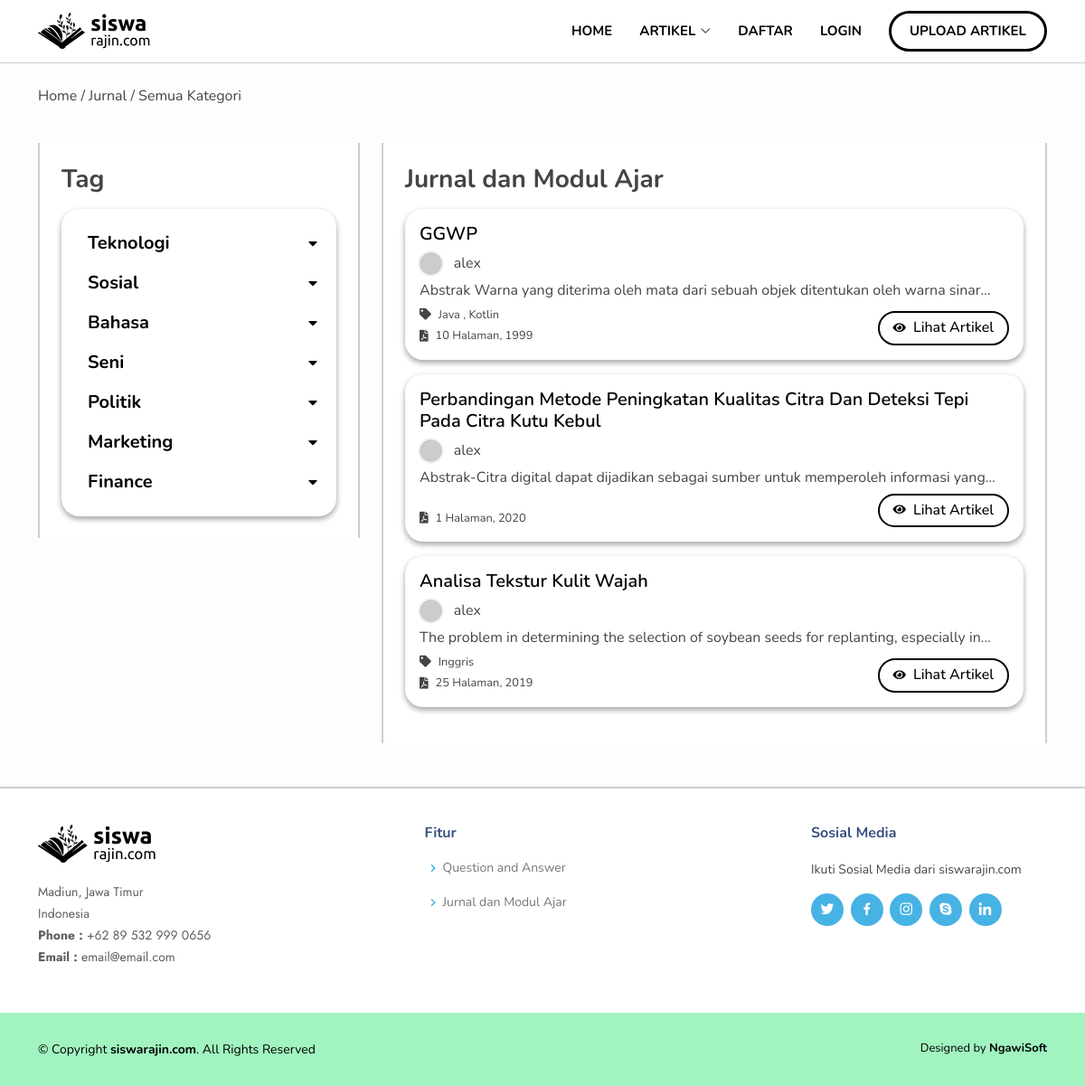
Page /index.php/artikel on the committed database.
### tables this page shows
CREATE TABLE `kategori_tag` (
  `id_kategori_tag` int(11) NOT NULL,
  `nama_kategori` varchar(100) NOT NULL,
  `svg` varchar(250) NOT NULL
);

CREATE TABLE `t_artikel` (
  `id_artikel` int(11) NOT NULL,
  `judul_artikel` varchar(250) NOT NULL,
  `id_user` int(11) NOT NULL,
  `tahun_rilis` varchar(25) NOT NULL,
  `deskripsi_artikel` text NOT NULL,
  `jumlah_halaman` int(25) NOT NULL,
  `author` varchar(250) NOT NULL,
  `slug` varchar(255) NOT NULL,
  `file_pdf` varchar(250) NOT NULL,
  `tanggal_upload` datetime NOT NULL,
  `status_tampil` tinyint(1) NOT NULL,
  `harga_artikel` int(11) NOT NULL,
  `jumlah_view` int(11) NOT NULL
);

CREATE TABLE `t_user` (
  `id_user` int(11) NOT NULL,
  `nama_user` varchar(255) NOT NULL,
  `email` varchar(100) NOT NULL,
  `password` varchar(100) NOT NULL,
  `view_password` varchar(50) NOT NULL,
  `foto_user` varchar(100) NOT NULL,
  `role_id` int(11) NOT NULL DEFAULT 1,
  `kode_afiliasi` text NOT NULL,
  `status_user` tinyint(1) NOT NULL
);

CREATE TABLE `t_artikeltag` (
  `id_artikeltag` int(11) NOT NULL,
  `id_artikel` int(11) NOT NULL,
  `idTag` int(11) NOT NULL
);

CREATE TABLE `t_tag` (
  `idTag` int(11) NOT NULL,
  `id_kategori_tag` int(11) NOT NULL,
  `namaTag` varchar(250) NOT NULL
);

### application/controllers/Artikel.php (called while the page is built, shortened)
<?php
class Artikel extends CI_Controller
{
	public function index()
	{
		$data['article'] 	= $this->Model_artikel->get_article_dashboard()->result_array();
		$data['tag'] 	= $this->Model_artikel->get_tag_dashboard()->result_array();
		$data['kategori_tag'] 	= $this->Model_artikel->get_tag_kategori()->result_array();
		$data['tag_artikel'] 	= $this->Model_artikel->get_tag_article_dashboard()->result_array();
		$nav['judul'] = "Upload Artikel";
		$this->load->view('templates/header-page', $nav);
		$this->load->view('artikel/index', $data);
		$this->load->view('templates/footer');
	}
}

### index.php (called while the page is built, shortened)
<?php
require_once BASEPATH.'core/CodeIgniter.php';

### application/models/Model_artikel.php (called while the page is built, shortened)
<?php
class Model_artikel extends CI_Model
{
    public function get_article_dashboard()
    {
        $this->db->select('*');
        $this->db->from('t_artikel');
        $this->db->join('t_user', 't_user.id_user=t_artikel.id_user', 'left');
        $this->db->order_by('t_artikel.id_artikel', 'ASC');
        $this->db->limit(3);
        return $this->db->get();
    }
    public function get_tag_dashboard()
    {
        $this->db->select('*');
        $this->db->from('t_tag');
        $this->db->join('kategori_tag', 't_tag.id_kategori_tag=kategori_tag.id_kategori_tag', 'left');
        return $this->db->get();
    }
    public function get_tag_kategori()
    {
        return $this->db->get('kategori_tag');
    }
    public function get_tag_article_dashboard()
    {
        $this->db->select('*');
        $this->db->from('t_artikeltag');
        $this->db->join('t_tag', 't_tag.idTag=t_artikeltag.idTag', 'left');
        return $this->db->get();
    }
}

### application/views/artikel/index.php (the view, shortened to what this page needs)
<div class="artikel pb-5" id="artikel">
    <div class="py-4">
        <div class="container route">
            Home / Jurnal / Semua Kategori
        </div>
    </div>
    <div class="artikel-list mt-3">
        <div class="container">
            <div class="row">
                <div class="col-md-4 d-none d-md-block">
                    <div class="p-3 p-md-4 bg-white" style="border-left: solid 2px #cecece;border-right: solid 2px #cecece;">
                        <h3 class="mb-3">
                            Tag
                        </h3>
                        <div class="tag-box py-3">
                            <div class='nav'>
                                <ul>
                                    <?php foreach ($kategori_tag as $ktg) : ?>
                                        <li class='sub-menu w-100 px-3 py-2'>
                                            <a class="d-flex justify-content-between ">
                                                <div class="d-flex align-items-center">
                                                    <h5 class="mb-0 ktg"><?= $ktg['nama_kategori'] ?></h5>
                                                </div>
                                                <div class='fa fa-caret-down right my-auto'></div>
                                            </a>
                                        </li>
                                    <?php endforeach; ?>
                                </ul>
                            </div>
                        </div>
                    </div>
                </div>
                <div class="col-md-8">
                    <div class="bg-white p-3 p-md-4" style="border-left: solid 2px #cecece;border-right: solid 2px #cecece;">
                        <h3 class="mb-3">
                            Jurnal dan Modul Ajar
                        </h3>
                        <ul style="list-style: none;" class="m-0 p-0">
                            <?php foreach ($article as $arti) : ?>
                                <li class="mb-3">
                                    <div class="artikel-order p-3">
                                        <a href="<?php echo base_url(); ?>artikel/detail/<?= $arti['slug'] ?>" class="text-black">
                                            <h5>
                                                <?= $arti['judul_artikel'] ?>
                                            </h5>
                                        </a>
                                        <div class="d-flex mb-2">
                                            <div class="image-activity w-100" style="background-image: url('https://www.gravatar.com/avatar/103?>b5695d974ac54d52c9b8f54ea8f86.jpg?s=115&d=monsterid')">
                                            </div>
                                            <div class="author">
                                                <?= $arti['nama_user'] ?>
                                            </div>
                                        </div>
                                        <h6 class="fw-normal my-2">
                                            <?= $arti['deskripsi_artikel'] ?>
                                        </h6>
                                        <div class="d-flex justify-content-between align-items-end">
                                            <div class="d-block">
                                                <div class="d-flex mb-1">
                                                    <?php
                                                    $i = 0;
                                                    foreach ($tag_artikel as $tga) :
                                                        if ($arti['id_artikel'] == $tga['id_artikel']) {
                                                            $i++;
                                                        }
                                                    endforeach; ?>
                                                    <?php if ($i !== 0) : ?>
                                                        <i class="fa fa-tag my-auto"></i>
                                                    <?php endif; ?>
                                                    <div class="tag">
                                                        <?php foreach ($tag_artikel as $tga) :
                                                            if ($arti['id_artikel'] == $tga['id_artikel']) {
                                                                echo $tga['namaTag'];
                                                                if ($i > 1) {
                                                                    echo " , ";
                                                                    $i--;
                                                                }
                                                            }
                                                        endforeach; ?>
                                                    </div>
                                                </div>
                                                <div class="d-flex">
                                                    <i class="fas fa-file-pdf my-auto"></i>
                                                    <div class="tag">
                                                        <?= $arti['jumlah_halaman'] . " Halaman, " . $arti['tahun_rilis'] ?>
                                                    </div>
                                                </div>
                                            </div>
                                            <a href="<?php echo base_url('Artikel/detail/' . $arti['slug']) ?>">
                                                <div class="d-sm-flex btn-download align-items-center d-none">
                                                    <i class="fas fa-eye mr-4 text-black"></i>
                                                    <h6 class="m-0 text-black">
                                                        Lihat Artikel
                                                    </h6>
                                                </div>
                                            </a>
                                        </div>
                                    </div>
                                </li>
                            <?php endforeach; ?>
                        </ul>
                    </div>
                </div>
            </div>
        </div>
    </div>
</div>

### rows in the picture
kategori_tag: nama_kategori "Teknologi"
kategori_tag: nama_kategori "Sosial"
kategori_tag: nama_kategori "Bahasa"
kategori_tag: nama_kategori "Seni"
kategori_tag: nama_kategori "Politik"
kategori_tag: nama_kategori "Marketing"
kategori_tag: nama_kategori "Finance"
t_artikel: judul_artikel "GGWP", id_user.nama_user "alex", deskripsi_artikel "Abstrak Warna yang diterima oleh mata dari sebuah objek ditentukan oleh warna…", jumlah_halaman "10", tahun_rilis "1999"
t_artikeltag: idTag.namaTag "Java"
t_artikeltag: idTag.namaTag "Kotlin"
t_artikel: judul_artikel "Perbandingan Metode Peningkatan Kualitas Citra Dan Deteksi Tepi Pada Citra Kutu Kebul", id_user.nama_user "alex", deskripsi_artikel "Abstrak-Citra digital dapat dijadikan sebagai sumber untuk memperoleh informasi…", jumlah_halaman "1", tahun_rilis "2020"
t_artikel: judul_artikel "Analisa Tekstur Kulit Wajah", id_user.nama_user "alex", deskripsi_artikel "The problem in determining the selection of soybean seeds for replanting, especially…", jumlah_halaman "25", tahun_rilis "2019"
t_artikeltag: idTag.namaTag "Inggris"

### other values in the picture
$judul "UPLOAD ARTIKEL"
